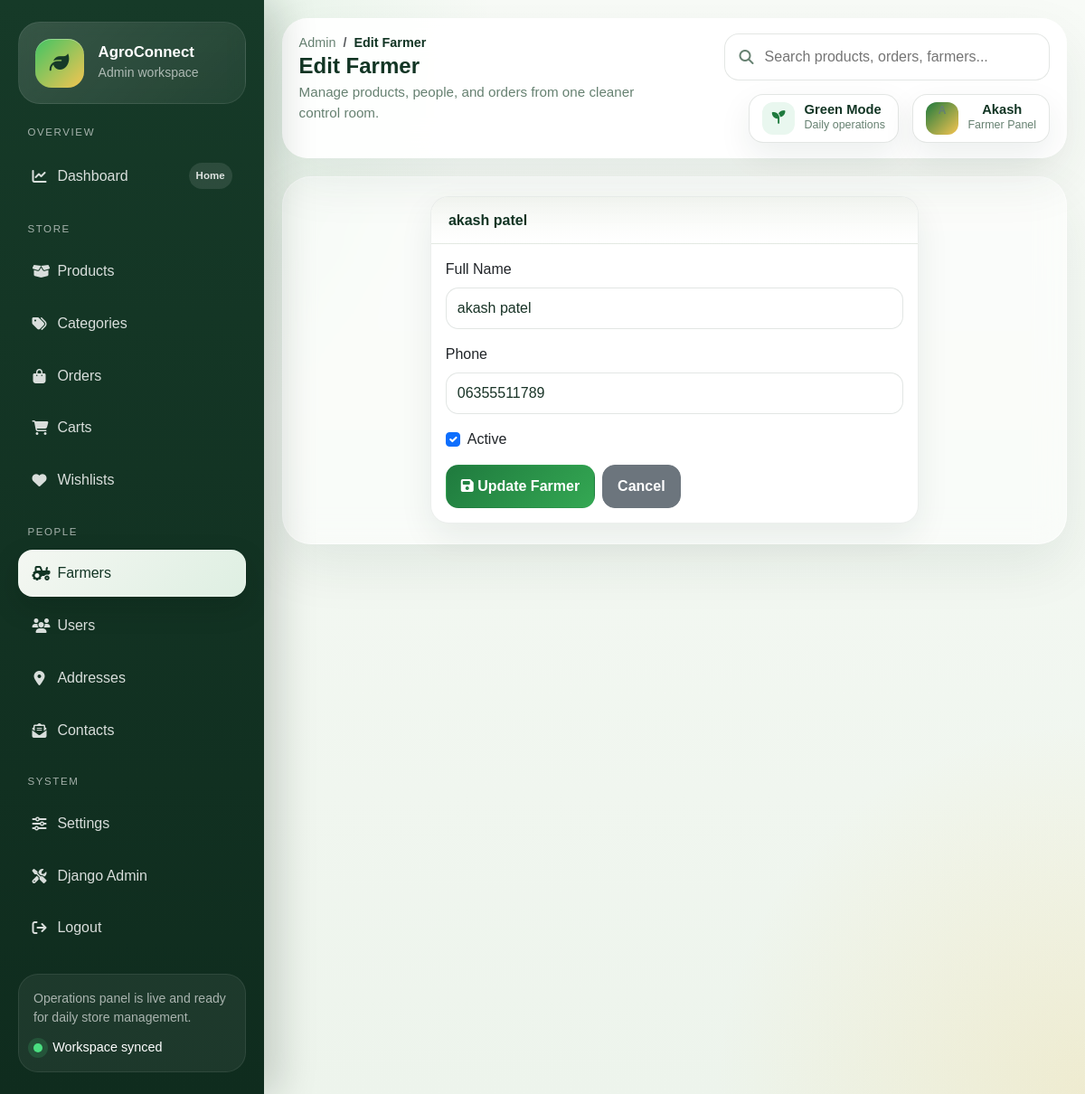
Page /myadmin/farmers/edit/1/ (signed in) on the committed database.
### myadmin/models.py (models this page shows, shortened)
class Farmer(models.Model):
    user = models.OneToOneField(User, on_delete=models.CASCADE, related_name='farmer_profile')
    name = models.CharField(max_length=200)
    phone = models.CharField(max_length=20)
    address = models.TextField(blank=True)
    is_active = models.BooleanField(default=True)
    created_at = models.DateTimeField(auto_now_add=True)
    class Meta:
        ordering = ['-created_at']

### myadmin/views.py (the view, shortened to what this page needs)
# urls.py: path('farmers/edit/<int:farmer_id>/', protected(views.edit_farmer), name='edit_farmer'),
def edit_farmer(request, farmer_id):
    farmer = get_object_or_404(Farmer, id=farmer_id)
    context = {'farmer': farmer}
    return render(request, 'myadmin/edit_farmer.html', context)

### myadmin/views.py (called while the page is built)
def is_myadmin_user(user):
    return user.is_authenticated and (user.is_superuser or hasattr(user, 'farmer_profile'))

def myadmin_login_required(view_func):
    @wraps(view_func)
    def _wrapped_view(request, *args, **kwargs):
        if not request.user.is_authenticated:
            return redirect(f"/myadmin/login/?next={request.get_full_path()}")
        if not is_myadmin_user(request.user):
            messages.error(request, 'Please log in with an admin or farmer account.')
            return redirect('/myadmin/login/')
        return view_func(request, *args, **kwargs)
    return _wrapped_view

### user/context_processors.py (called while the page is built)
def cart_context(request):
    cart = None
    cart_count = 0
    cart_total = 0
    if request.session.session_key:
        cart = Cart.objects.filter(session_id=request.session.session_key).first()
        if cart and cart.items.exists():
            cart_count = sum(item.quantity for item in cart.items.all())
            cart_total = sum(item.subtotal for item in cart.items.all())
    return {
        'cart': cart,
        'cart_count': cart_count,
        'cart_total': cart_total,
    }

def categories_context(request):
    categories = Category.objects.annotate(product_count=Count('product'))
    return {
        'categories': categories,
    }

def language_context(request):
    return {
        'current_language': get_language() or 'en',
    }

def notification_context(request):
    settings = SiteSettings.get_settings()
    return {
        'notification_banner': settings.notification_banner if settings.is_notification_active else '',
        'is_notification_active': settings.is_notification_active,
    }

### user/models.py (called while the page is built)
    @classmethod
    def get_settings(cls):
        settings, created = cls.objects.get_or_create(pk=1)
        return settings

### myadmin/templates/myadmin/edit_farmer.html (shortened to what this page needs)
{% extends 'myadmin/base.html' %}
{% block page_title %}Edit Farmer{% endblock %}
{% block page_header %}Edit Farmer{% endblock %}
{% block content %}
<div class="row justify-content-center">
  <div class="col-md-8">
    <div class="card">
      <div class="card-header">
        <h6 class="mb-0">{{ farmer.name }}</h6>
      </div>
      <div class="card-body">
        <form method="POST">
          <div class="mb-3">
            <label class="form-label">Full Name</label>
            <input type="text" name="name" value="{{ farmer.name }}" class="form-control" required>
          </div>
          <div class="mb-3">
            <label class="form-label">Phone</label>
            <input type="text" name="phone" value="{{ farmer.phone }}" class="form-control" required>
          </div>
          <div class="form-check mb-3">
            <input class="form-check-input" type="checkbox" name="is_active" id="is_active" {% if farmer.is_active %}checked{% endif %}>
            <label class="form-check-label" for="is_active">
              Active
            </label>
          </div>
          <div class="d-flex gap-2">
            <button type="submit" class="btn btn-success">
              <i class="fas fa-save"></i> Update Farmer
            </button>
            <a href="/myadmin/" class="btn btn-secondary">
              Cancel
            </a>
          </div>
        </form>
      </div>
    </div>
  </div>
</div>
{% endblock %}

### myadmin/templates/myadmin/base.html (shortened to what this page needs)
{% load static %}
<!DOCTYPE html>
<html lang="en">
<head>
  <link href="https://cdn.jsdelivr.net/npm/bootstrap@5.3.3/dist/css/bootstrap.min.css" rel="stylesheet">
  <link href="https://cdnjs.cloudflare.com/ajax/libs/font-awesome/6.5.1/css/all.min.css" rel="stylesheet">
</head>
<body>
  {% with url_name=request.resolver_match.url_name %}
  <div class="admin-shell">
    <aside class="sidebar" id="sidebar">
      <div class="brand-panel">
        <div class="d-flex align-items-center gap-3">
          <div class="brand-mark">
            <i class="fas fa-leaf"></i>
          </div>
          <div>
            <h1 class="brand-title">AgroConnect</h1>
            <p class="brand-subtitle">Admin workspace</p>
          </div>
        </div>
      </div>
      <span class="nav-section-label">Overview</span>
      <nav class="sidebar-nav">
        <a href="{% url 'myadmin:dashboard' %}" class="nav-link {% if url_name == 'dashboard' %}active{% endif %}">
          <span class="nav-link-main"><i class="fas fa-chart-line"></i><span>Dashboard</span></span>
          <span class="nav-pill">Home</span>
        </a>
      </nav>
      <span class="nav-section-label">Store</span>
      <nav class="sidebar-nav">
        <a href="{% url 'myadmin:products' %}" class="nav-link {% if url_name == 'products' or url_name == 'add_product' or url_name == 'edit_product' or url_name == 'update_product' %}active{% endif %}">
          <span class="nav-link-main"><i class="fas fa-box-open"></i><span>Products</span></span>
        </a>
        <a href="{% url 'myadmin:categories' %}" class="nav-link {% if url_name == 'categories' or url_name == 'add_category' or url_name == 'edit_category' %}active{% endif %}">
          <span class="nav-link-main"><i class="fas fa-tags"></i><span>Categories</span></span>
        </a>
        <a href="{% url 'myadmin:orders' %}" class="nav-link {% if url_name == 'orders' or url_name == 'update_order_status' or url_name == 'view_receipt_page' %}active{% endif %}">
          <span class="nav-link-main"><i class="fas fa-bag-shopping"></i><span>Orders</span></span>
        </a>
        <a href="{% url 'myadmin:carts' %}" class="nav-link {% if url_name == 'carts' %}active{% endif %}">
          <span class="nav-link-main"><i class="fas fa-cart-shopping"></i><span>Carts</span></span>
        </a>
        <a href="{% url 'myadmin:wishlists' %}" class="nav-link {% if url_name == 'wishlists' %}active{% endif %}">
          <span class="nav-link-main"><i class="fas fa-heart"></i><span>Wishlists</span></span>
        </a>
      </nav>
      <span class="nav-section-label">People</span>
      <nav class="sidebar-nav">
        <a href="{% url 'myadmin:farmers' %}" class="nav-link {% if url_name == 'farmers' or url_name == 'add_farmer' or url_name == 'edit_farmer' %}active{% endif %}">
          <span class="nav-link-main"><i class="fas fa-tractor"></i><span>Farmers</span></span>
        </a>
        <a href="{% url 'myadmin:users' %}" class="nav-link {% if url_name == 'users' or url_name == 'edit_user' %}active{% endif %}">
          <span class="nav-link-main"><i class="fas fa-users"></i><span>Users</span></span>
        </a>
        <a href="{% url 'myadmin:addresses' %}" class="nav-link {% if url_name == 'addresses' %}active{% endif %}">
          <span class="nav-link-main"><i class="fas fa-location-dot"></i><span>Addresses</span></span>
        </a>
        <a href="{% url 'myadmin:contacts' %}" class="nav-link {% if url_name == 'contacts' %}active{% endif %}">
          <span class="nav-link-main"><i class="fas fa-envelope-open-text"></i><span>Contacts</span></span>
        </a>
      </nav>
      <span class="nav-section-label">System</span>
      <nav class="sidebar-nav">
        <a href="{% url 'myadmin:settings' %}" class="nav-link {% if url_name == 'settings' %}active{% endif %}">
          <span class="nav-link-main"><i class="fas fa-sliders"></i><span>Settings</span></span>
        </a>
        <a href="/admin/" class="nav-link" target="_blank" rel="noopener noreferrer">
          <span class="nav-link-main"><i class="fas fa-screwdriver-wrench"></i><span>Django Admin</span></span>
        </a>
        <a href="{% url 'myadmin:logout' %}" class="nav-link">
          <span class="nav-link-main"><i class="fas fa-arrow-right-from-bracket"></i><span>Logout</span></span>
        </a>
      </nav>
      <div class="sidebar-footer">
        <p class="sidebar-note">Operations panel is live and ready for daily store management.</p>
        <div class="sidebar-helper">
          <span class="helper-dot"></span>
          <span>Workspace synced</span>
        </div>
      </div>
    </aside>
    <main class="main-pane">
      <div class="topbar">
        <div class="topbar-left">
          <div class="topbar-title-group">
            <nav aria-label="breadcrumb">
              <ol class="breadcrumb mb-0">
                <li class="breadcrumb-item"><a href="{% url 'myadmin:dashboard' %}">Admin</a></li>
                <li class="breadcrumb-item active" aria-current="page">{% block page_title %}Dashboard{% endblock %}</li>
              </ol>
            </nav>
            <h2 class="page-header-title">{% block page_header %}Dashboard{% endblock %}</h2>
            <p class="page-header-copy">Manage products, people, and orders from one cleaner control room.</p>
          </div>
        </div>
        <div class="topbar-right">
          <div class="search-shell">
            <i class="fas fa-search"></i>
            <input type="search" placeholder="Search products, orders, farmers...">
          </div>
          <div class="topbar-chip">
            <span class="chip-icon"><i class="fas fa-seedling"></i></span>
            <span class="chip-text">
              <strong>Green Mode</strong>
              <span>Daily operations</span>
            </span>
          </div>
          <div class="dropdown">
            <button class="user-chip dropdown-toggle" type="button" data-bs-toggle="dropdown" aria-expanded="false">
            <span class="chip-avatar">{{ request.user.username|default:"A"|slice:":1"|upper }}</span>
            <span class="user-chip-copy">
              <strong>{% if request.user.get_full_name %}{{ request.user.get_full_name }}{% else %}{{ request.user.username }}{% endif %}</strong>
              <span>{% if request.user.is_superuser %}Farmer / Superuser{% else %}Farmer Panel{% endif %}</span>
            </span>
            </button>
          </div>
        </div>
      </div>
      <div class="content-frame">
        {% block content %}{% endblock %}
      </div>
    </main>
  </div>
  {% endwith %}
</body>
</html>

### rows in the picture
Farmer: name "akash patel", phone "06355511789", is_active "☑"

### other values in the picture
{{ request.user.username|default:"A"|slice:":1"|upper }} "A"
{{ request.user.username }} "Akash"
